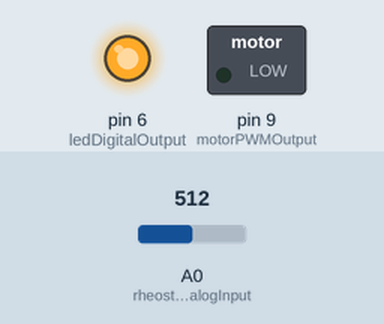
Simulated run of this sketch. Board: Arduino Uno, built with avr-gcc and run on an emulated ATmega328P. Parts: switched loads named in the sketch (green lamp = pin HIGH), output pins drawn as LEDs (lit = HIGH). Dashed ring = blinking. Inputs (shaded band) come from the test bench; at power-on: A0 (rheostatAnalogInput) = 512.

Above: at 0.26 s.
At 1.2 s:
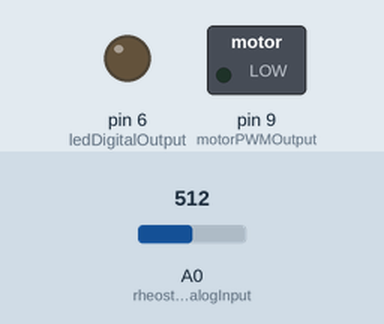
1.3 s: A0 (rheostatAnalogInput) set to 900
At 1.9 s:
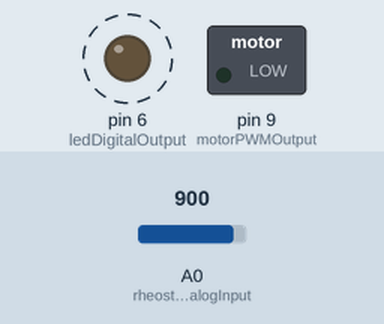
4.3 s: A0 (rheostatAnalogInput) set to 1023
Timing chart, 0 to 58.3 s (numbered marks = the images above; inputs shaded):
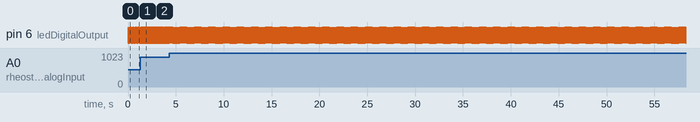

Measured:
- after the input at 1.3 s, pin 6 (ledDigitalOutput): alternates HIGH for 0.05 s and LOW for 0.05 s, starting after 0.07 s
- after the input at 4.3 s, pin 6 (ledDigitalOutput): alternates HIGH for 0.03 s and LOW for 0.03 s, starting after 0.10 s
- by itself, pin 6 (ledDigitalOutput): repeats every 0.28 s: LOW 0.14 s, HIGH 0.14 s

The sketch:

SPI_Slave_Interrupt.ino
```cpp
#define SPI_AMONG_WORDS_MICRO_SECONDS_DELAY 10

// Declare input/output
const byte rheostatAnalogInput = A0; // use Analog input 0 for rheostat volgate (range from 0v to 3.3v)
const byte ledDigitalOutput = 6; // use Digital input/output 6 for LED blinking output (frequency from 1Hz to 10Hz according to Rheostat)
const byte motorPWMOutput = 9; // use PWM input/output 9 for motor output (on/off motor)

// Initial value for in/out
bool ledValue = HIGH; // LED is connected to VDD with a resistor. Output LOW to make LED on
int motorValue = 0; // PWM value for Motor control
int rheostatValue; //input volate from Rheostat
byte ledPeriod = 50; // period for led blinking
byte motorOnOffFromMaster = 'L';// default is LOW that indicates the motor is off

// Declare prototypes to avoid the error "was not declared in this scope"
byte SPITransceiver(byte sendingByte);
void SlaveInit(void);

void setup() {
    Serial.begin(9600);
    SlaveInit();
    pinMode(ledDigitalOutput, OUTPUT);
    pinMode(motorPWMOutput, OUTPUT);
}

void loop() {
  //LED blinking
  digitalWrite(ledDigitalOutput, ledValue);
  delay(ledPeriod);
  ledValue = !ledValue;

  //Motor control
  rheostatValue = analogRead(rheostatAnalogInput);
  motorValue = map(rheostatValue, 0, 1023, 0, 255);
  ledPeriod = map(rheostatValue, 0, 1023, 255, 25);
  if (motorOnOffFromMaster == 'H'){
    analogWrite(motorPWMOutput, motorValue);
  } else if (motorOnOffFromMaster == 'L') {
    analogWrite(motorPWMOutput, 0);
  }
   SPDR = ledPeriod;
}


ISR(SPI_STC_vect)
{
//    motorOnOffFromMaster = SPITransceiver(100);
//    Serial.println(motorOnOffFromMaster, DEC);
//  while(!(SPSR & (1<<SPIF)));
//    delayMicroseconds(SPI_AMONG_WORDS_MICRO_SECONDS_DELAY);
//  Serial.println(SPDR, DEC);
  motorOnOffFromMaster = SPDR;
}

// Function definitions
byte SPITransceiver(byte sendingByte){
  SPDR = sendingByte;
  while(!(SPSR & (1<<SPIF)));
    delayMicroseconds(SPI_AMONG_WORDS_MICRO_SECONDS_DELAY);
  return SPDR;
}

//Initialize Arduino as slave.
void SlaveInit(void) {
  // Initialize SPI pins.
  pinMode(SCK, INPUT);
  pinMode(MOSI, INPUT);
  pinMode(MISO, OUTPUT);
  pinMode(SS, INPUT);
  // config working mode for SPI as Slave and using interrupt. Prefer  www.iotbreaks.vn for explanation
  SPCR = (1 << SPIE ) | ( 1 << SPE) | (0 << DORD) | (0 << MSTR) | (0 << CPOL) | (0 << CPHA) | (0 << SPR1 ) | (0 << SPR0);
}
```
